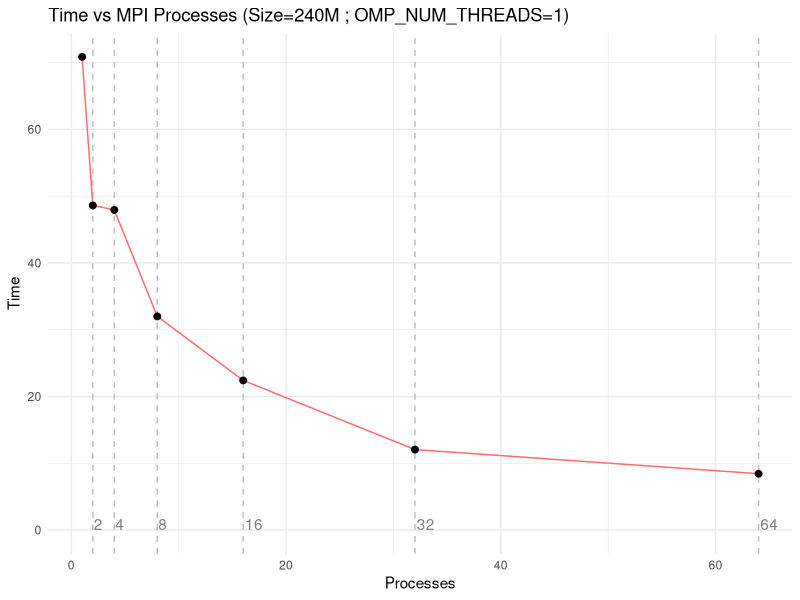
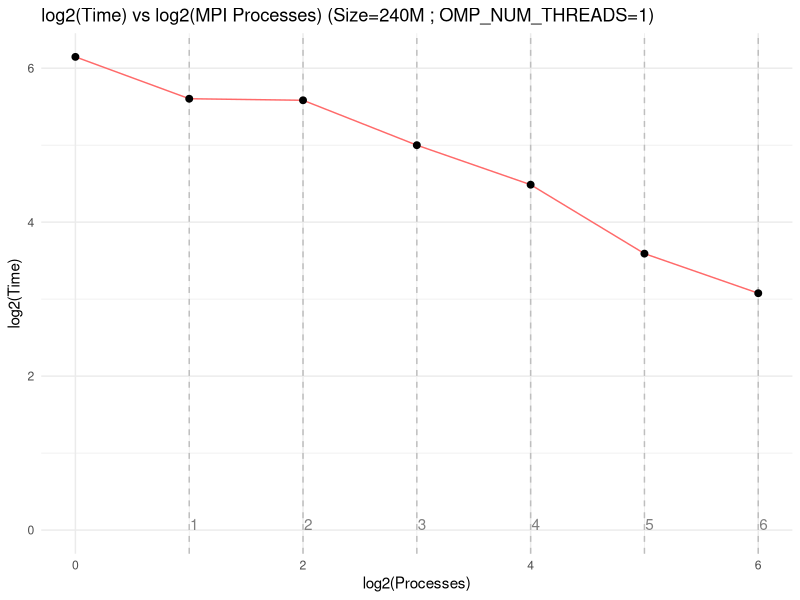
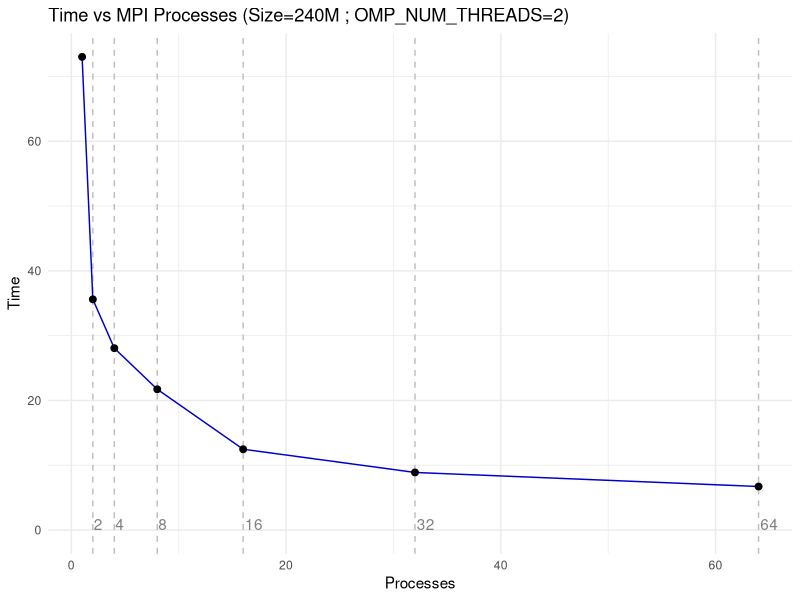
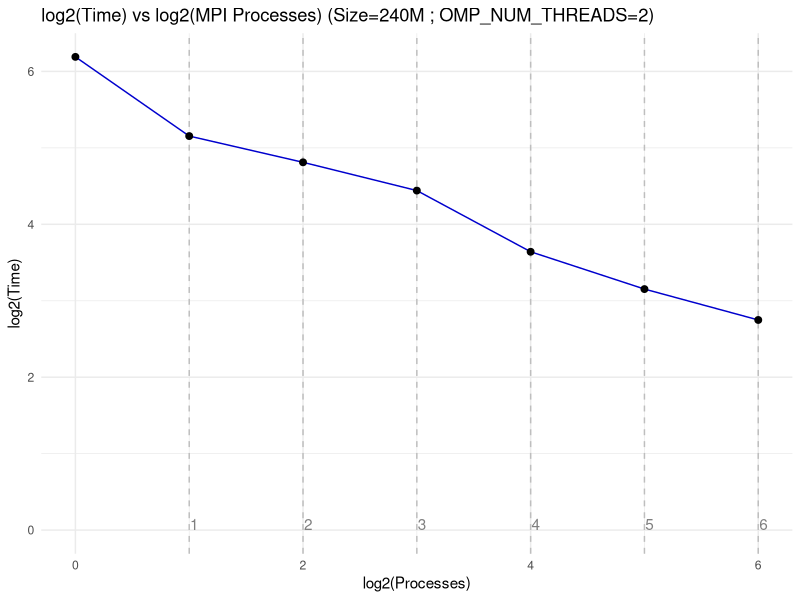
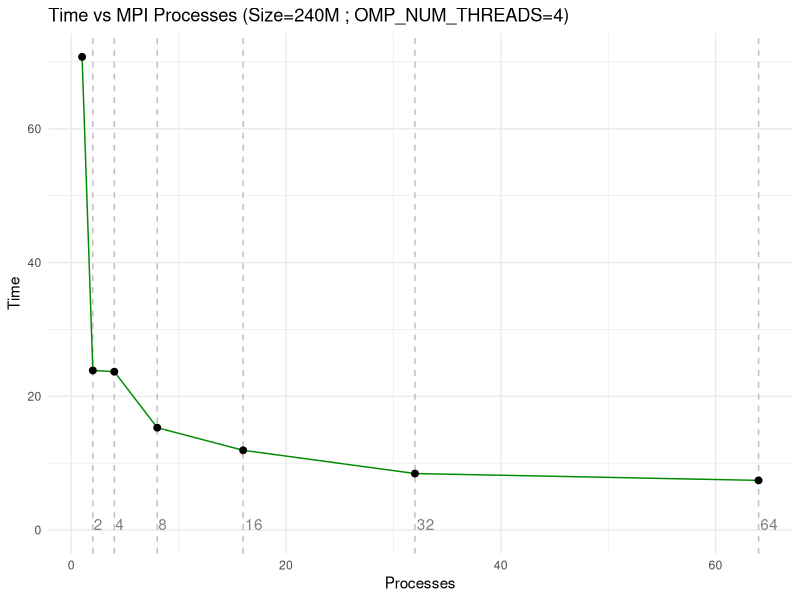
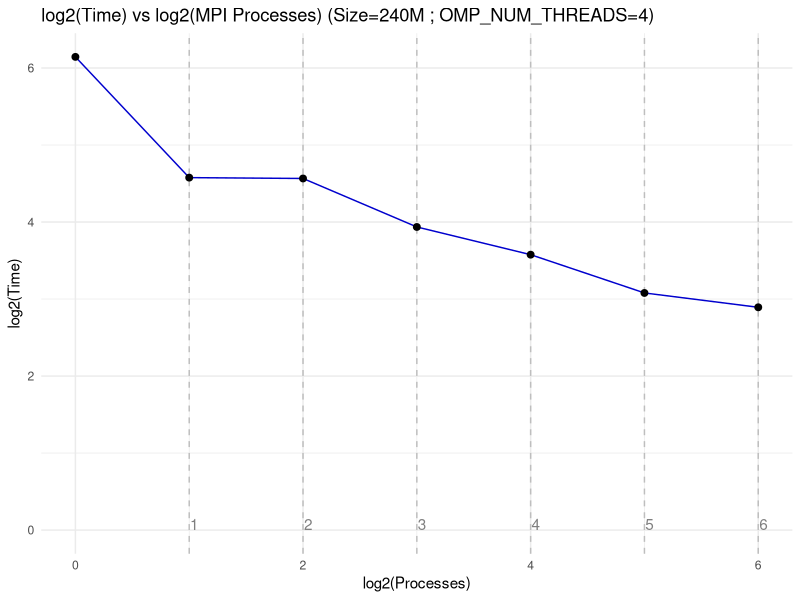
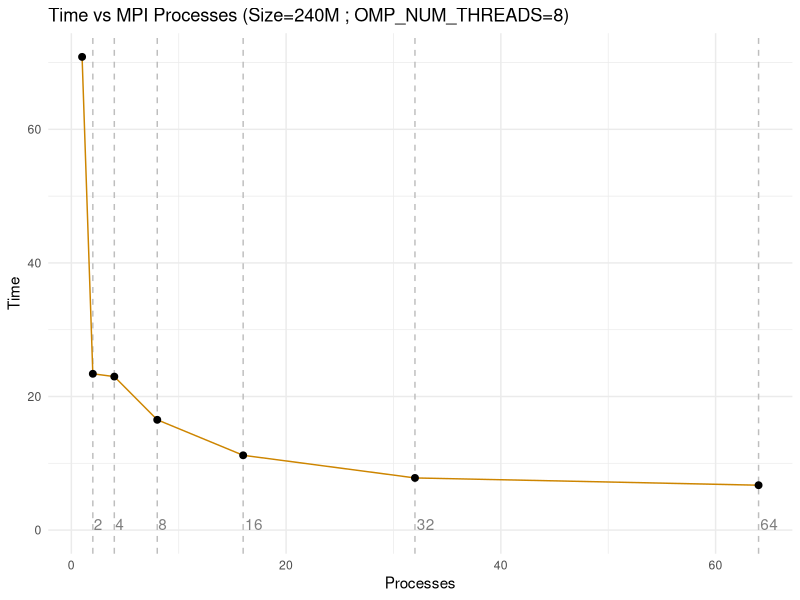
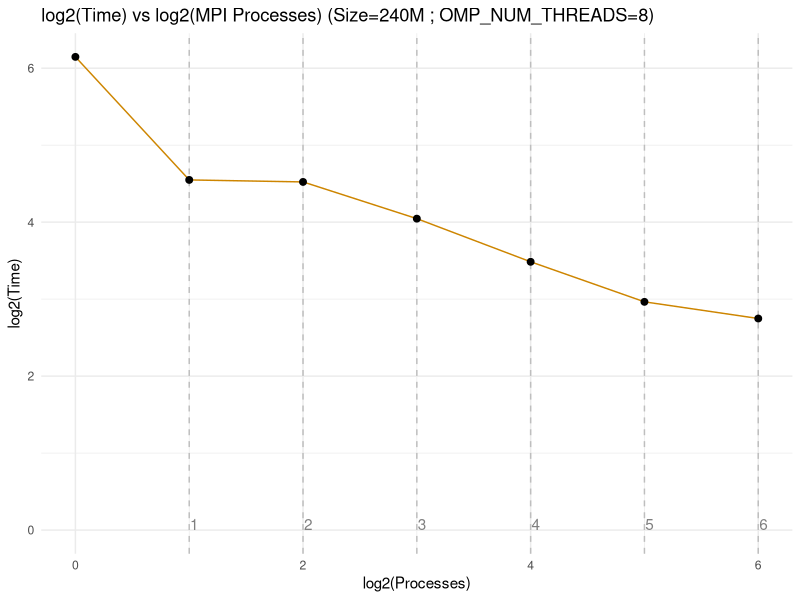

Here is the R script that generated these plots, in order:
## ---- chunk 1
knitr::opts_chunk$set(echo = TRUE)
## ---- chunk 2
library(tidyverse)
library(ggplot2)
## ---- chunk 3
mpi_timings_1<- read.csv("../timings/hybrid_scaling_240M_1thread.csv")

mpi_timings_1<- mpi_timings_1 %>% 
                select(!Threads) %>%
                group_by(Processes) %>%
                summarise(Time = mean(Time, na.rm = TRUE))

mpi_timings_1$SpeedUp<- mpi_timings_1$Time[1] / mpi_timings_1$Time
mpi_timings_1$OMP_NUM_THREADS<- "1 Thread"
## ---- chunk 4
mpi_timings_1 %>%
  ggplot(aes(x = Processes, y = Time)) +
  geom_vline(xintercept = c(2,4,8,16,32,64), linetype = "dashed", color = "grey")+
  annotate("text", x = c(2,4,8,16,32,64), y = rep(0,6), label = c(2,4,8,16,32,64), 
           vjust = 0, hjust = -0.1,color="grey50")+
  geom_line(col="indianred1") +
  geom_point(size=2)+
    labs(title = "Time vs MPI Processes (Size=240M ; OMP_NUM_THREADS=1)",
         x = "Processes",
         y = "Time") +
    theme_minimal()
## ---- chunk 5
mpi_timings_1 %>%
  ggplot(aes(x = log2(Processes), y = log2(Time))) +
  geom_vline(xintercept = 1:6, linetype = "dashed", color = "grey")+
  annotate("text", x = 1:6, y = rep(0,6), label = 1:6, 
           vjust = 0, hjust = -0.1,color="grey50")+
  geom_line(col="indianred1") +
  geom_point(size=2)+
    labs(title = "log2(Time) vs log2(MPI Processes) (Size=240M ; OMP_NUM_THREADS=1)",
         x = "log2(Processes)",
         y = "log2(Time)") +
    theme_minimal()
## ---- chunk 6
mpi_timings_2<- read.csv("../timings/hybrid_scaling_240M_2threads.csv")

mpi_timings_2<- mpi_timings_2 %>% 
                select(!Threads) %>%
                group_by(Processes) %>%
                summarise(Time = mean(Time, na.rm = TRUE))

mpi_timings_2$SpeedUp<- mpi_timings_2$Time[1] / mpi_timings_2$Time
mpi_timings_2$OMP_NUM_THREADS<- "2 Threads"
## ---- chunk 7
mpi_timings_2 %>%
  ggplot(aes(x = Processes, y = Time)) +
  geom_vline(xintercept = c(2,4,8,16,32,64), linetype = "dashed", color = "grey")+
  annotate("text", x = c(2,4,8,16,32,64), y = rep(0,6), label = c(2,4,8,16,32,64), 
           vjust = 0, hjust = -0.1,color="grey50")+
  geom_line(col="blue3") +
  geom_point(size=2)+
    labs(title = "Time vs MPI Processes (Size=240M ; OMP_NUM_THREADS=2)",
         x = "Processes",
         y = "Time") +
    theme_minimal()
## ---- chunk 8
mpi_timings_2 %>%
  ggplot(aes(x = log2(Processes), y = log2(Time))) +
  geom_vline(xintercept = 1:6, linetype = "dashed", color = "grey")+
  annotate("text", x = 1:6, y = rep(0,6), label = 1:6, 
           vjust = 0, hjust = -0.1,color="grey50")+
  geom_line(col="blue3") +
  geom_point(size=2)+
    labs(title = "log2(Time) vs log2(MPI Processes) (Size=240M ; OMP_NUM_THREADS=2)",
         x = "log2(Processes)",
         y = "log2(Time)") +
    theme_minimal()
## ---- chunk 9
mpi_timings_4<- read.csv("../timings/hybrid_scaling_240M_4threads.csv")

mpi_timings_4<- mpi_timings_4 %>% 
                select(!Threads) %>%
                group_by(Processes) %>%
                summarise(Time = mean(Time, na.rm = TRUE))

mpi_timings_4$SpeedUp<- mpi_timings_4$Time[1] / mpi_timings_4$Time
mpi_timings_4$OMP_NUM_THREADS<- "4 Threads"
## ---- chunk 10
mpi_timings_4 %>%
  ggplot(aes(x = Processes, y = Time)) +
  geom_vline(xintercept = c(2,4,8,16,32,64), linetype = "dashed", color = "grey")+
  annotate("text", x = c(2,4,8,16,32,64), y = rep(0,6), label = c(2,4,8,16,32,64), 
           vjust = 0, hjust = -0.1,color="grey50")+
  geom_line(col="green4") +
  geom_point(size=2)+
    labs(title = "Time vs MPI Processes (Size=240M ; OMP_NUM_THREADS=4)",
         x = "Processes",
         y = "Time") +
    theme_minimal()
## ---- chunk 11
mpi_timings_4 %>%
  ggplot(aes(x = log2(Processes), y = log2(Time))) +
  geom_vline(xintercept = 1:6, linetype = "dashed", color = "grey")+
  annotate("text", x = 1:6, y = rep(0,6), label = 1:6, 
           vjust = 0, hjust = -0.1,color="grey50")+
  geom_line(col="blue3") +
  geom_point(size=2)+
    labs(title = "log2(Time) vs log2(MPI Processes) (Size=240M ; OMP_NUM_THREADS=4)",
         x = "log2(Processes)",
         y = "log2(Time)") +
    theme_minimal()
## ---- chunk 12
mpi_timings_8<- read.csv("../timings/hybrid_scaling_240M_8threads.csv")

mpi_timings_8<- mpi_timings_8 %>% 
                select(!Threads) %>%
                group_by(Processes) %>%
                summarise(Time = mean(Time, na.rm = TRUE))

mpi_timings_8$SpeedUp<- mpi_timings_8$Time[1] / mpi_timings_8$Time
mpi_timings_8$OMP_NUM_THREADS<- "8 Threads"
## ---- chunk 13
mpi_timings_8 %>%
  ggplot(aes(x = Processes, y = Time)) +
  geom_vline(xintercept = c(2,4,8,16,32,64), linetype = "dashed", color = "grey")+
  annotate("text", x = c(2,4,8,16,32,64), y = rep(0,6), label = c(2,4,8,16,32,64), 
           vjust = 0, hjust = -0.1,color="grey50")+
  geom_line(col="orange3") +
  geom_point(size=2)+
    labs(title = "Time vs MPI Processes (Size=240M ; OMP_NUM_THREADS=8)",
         x = "Processes",
         y = "Time") +
    theme_minimal()
## ---- chunk 14
mpi_timings_8 %>%
  ggplot(aes(x = log2(Processes), y = log2(Time))) +
  geom_vline(xintercept = 1:6, linetype = "dashed", color = "grey")+
  annotate("text", x = 1:6, y = rep(0,6), label = 1:6, 
           vjust = 0, hjust = -0.1,color="grey50")+
  geom_line(col="orange3") +
  geom_point(size=2)+
    labs(title = "log2(Time) vs log2(MPI Processes) (Size=240M ; OMP_NUM_THREADS=8)",
         x = "log2(Processes)",
         y = "log2(Time)") +
    theme_minimal()
## ---- chunk 15
df= rbind(mpi_timings_1,mpi_timings_2,mpi_timings_4,mpi_timings_8)
df %>%
  ggplot(aes(x = Processes, y = Time, color = OMP_NUM_THREADS)) +
  geom_vline(xintercept = c(2,4,8,16,32,64), linetype = "dashed", color = "grey60")+
  annotate("text", x = c(2,4,8,16,32,64), y = rep(0,6), label = c(2,4,8,16,32,64), 
           vjust = 0, hjust = -0.1,color="grey60")+
  geom_point(size=1)+
  geom_line(size=0.6) +
  scale_color_manual(values = c("#3498DB","#E67E22","#82CD47","red")) +
  labs(title = "Time vs MPI processes (SIZE= 240M size_t varying OMP_NUM_THREADS_NUM_THREADS)",
       x = "MPI processes",
       y = "Time") +
  #ylim(0,10)+
  theme_minimal()
## ---- chunk 16
df= rbind(mpi_timings_1,mpi_timings_2,mpi_timings_4,mpi_timings_8)
df %>%
  ggplot(aes(x = log2(Processes), y = log2(Time), color = OMP_NUM_THREADS)) +
  geom_vline(xintercept =1:6, linetype = "dashed", color = "grey60")+
  annotate("text", x = 1:6, y = rep(0,6), label = 1:6, 
           vjust = 0, hjust = -0.1,color="grey60")+
  geom_point(size=1)+
  geom_line(size=0.6) +
  scale_color_manual(values = c("#3498DB","#E67E22","#82CD47","red")) +
  labs(title = "log2(Time) vs log2(MPI processes) (SIZE= 240M size_t varying OMP_NUM_THREADS_NUM_THREADS)",
       x = "log2(MPI processes)",
       y = "log2(Time)") +
  #ylim(0,10)+
  theme_minimal()
## ---- chunk 17
mpi_timings_4 %>%
  ggplot(aes(x = Processes, y = SpeedUp)) +
  geom_point(size=1.5)+
  geom_line(size=0.6) +
  geom_vline(xintercept = c(2,4,8,16,32,64), linetype = "dashed", color = "grey")+
  annotate("text", x = c(2,4,8,16,32,64), y = rep(0,6), label = c(2,4,8,16,32,64),
           vjust = 0, hjust = -0.1,color="grey")+
  #geom_function(fun = function(x) log2(x), linetype = "dashed", col = "blue",size=0.6)+
  labs(title = "MPI SpeedUp",
       x = "Processes",
       y = "SpeedUp") +
  theme_minimal()
## ---- chunk 18
mpi_timings_4 %>%
  ggplot(aes(x = log2(Processes), y = log2(SpeedUp))) +
  geom_point(size=1.5)+
  geom_line(size=0.6) +
  geom_vline(xintercept = 1:6, linetype = "dashed", color = "grey")+
  annotate("text", x = 1:6, y = rep(0,6), label = 1:6,
           vjust = 0, hjust = -0.1,color="grey")+
  #geom_function(fun = function(x) sqrt(x), linetype = "dashed", col = "blue",size=0.6)+
  labs(title = "log2(MPI SpeedUp)",
       x = "log2(Processes)",
       y = "log2(SpeedUp)") +
  theme_minimal()
## ---- chunk 19
mpi_strong.df<- read.csv("../timings/MPI_strong_160M.csv")
mpi_strong.df<- mpi_strong.df %>% 
                select(!Threads) %>%
                group_by(Processes) %>%
                summarise(Time = min(Time, na.rm = TRUE))
## ---- chunk 20
mpi_strong.df %>%
  ggplot(aes(x = Processes, y = Time)) +
  geom_vline(xintercept = c(2,4,8,16,32,64), linetype = "dashed", color = "grey")+
  annotate("text", x = c(2,4,8,16,32,64), y = rep(0,6), label = c(2,4,8,16,32,64), 
           vjust = 0, hjust = -0.1,color="grey50")+
  geom_line(col="orange3") +
  geom_point(size=1)+
    labs(title = "Time vs MPI Processes (Size=160M ; OMP_NUM_THREADS=4)",
         x = "Processes",
         y = "Time") +
    theme_minimal()
## ---- chunk 21
mpi_strong.df %>% filter((Processes%%2==0) | (Processes==1)) %>%
  ggplot(aes(x = Processes, y = Time)) +
  geom_vline(xintercept = c(2,4,8,16,32,64), linetype = "dashed", color = "grey")+
  annotate("text", x = c(2,4,8,16,32,64), y = rep(0,6), label = c(2,4,8,16,32,64), 
           vjust = 0, hjust = -0.1,color="grey50")+
  geom_line(col="orange3") +
  geom_point(size=1)+
    labs(title = "Time vs MPI Processes (Size=160M ; OMP_NUM_THREADS=4)",
         x = "Processes",
         y = "Time") +
    theme_minimal()
## ---- chunk 22
mpi_strong.df$SpeedUp<- mpi_strong.df$Time[1] / mpi_strong.df$Time
## ---- chunk 23
mpi_strong.df %>%
ggplot(aes(x = Processes, y = SpeedUp)) +
  geom_point(size=1.5)+
  geom_line(size=0.6) +
  geom_vline(xintercept = c(2,4,8,16,32,64), linetype = "dashed", color = "grey")+
  annotate("text", x = c(2,4,8,16,32,64), y = rep(0,6), label = c(2,4,8,16,32,64),
           vjust = 0, hjust = -0.1,color="grey")+
  #geom_function(fun = function(x) log2(x)+1, linetype = "dashed", col = "red",size=0.6)+
  labs(title = "MPI SpeedUp",
       x = "Processes",
       y = "SpeedUp") +
  theme_minimal()
## ---- chunk 24
mpi_weak.df<- read.csv("../timings/MPI_weak_160M.csv")
mpi_weak.df<- mpi_weak.df %>% 
                select(!Threads) %>%
                group_by(Processes) %>%
                summarise(Time = min(Time, na.rm = TRUE))
## ---- chunk 25
mpi_weak.df %>% 
  #filter((Processes%%2==0) | (Processes==1)) %>%
  ggplot(aes(x = Processes, y = Time)) +
  geom_vline(xintercept = c(2,4,8,16,32,64), linetype = "dashed", color = "grey")+
  annotate("text", x = c(2,4,8,16,32,64), y = rep(0,6), label = c(2,4,8,16,32,64), 
           vjust = 0.7, hjust = -0.3,color="grey50")+
  geom_line(col="lightblue3") +
  geom_hline(yintercept = mpi_weak.df$Time[1]*8,linetype="solid",color="navy",size=0.3)+
  annotate("text", x = 50, y = 5, label = "8 times serial", color="navy")+
  geom_hline(yintercept = mpi_weak.df$Time[1]*64,linetype="solid",color="red3",size=0.3)+
  annotate("text", x = 50, y = 33, label = "64 times serial(worst-case-scenario)", color="red3")+
  geom_point(size=0.6)+
    labs(title = "WEAK SCALABILITY (Workload-pp=2.5M ; OMP_NUM_THREADS=4)",
         x = "Processes",
         y = "Time") +
    theme_minimal()
